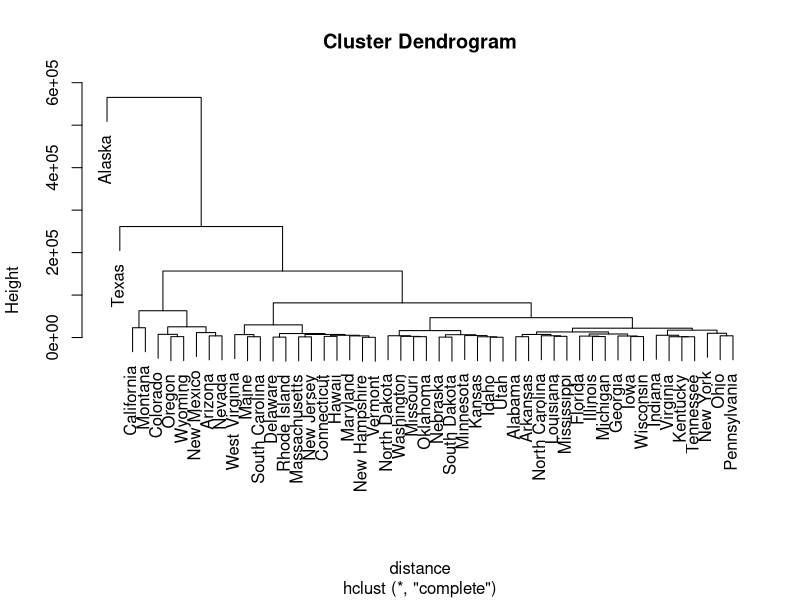
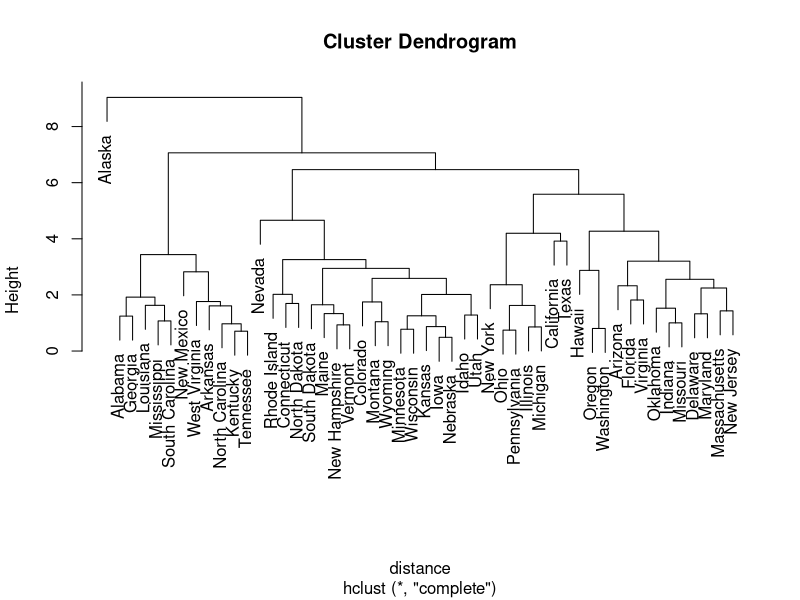
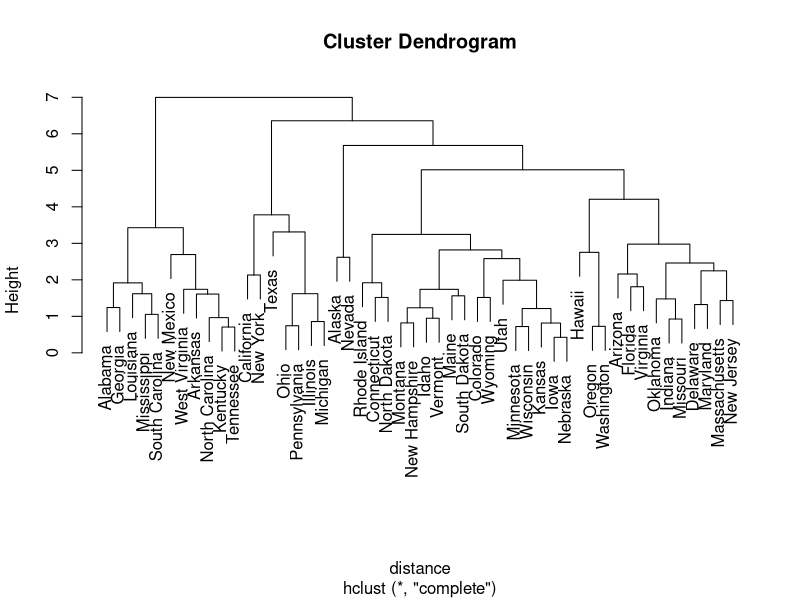
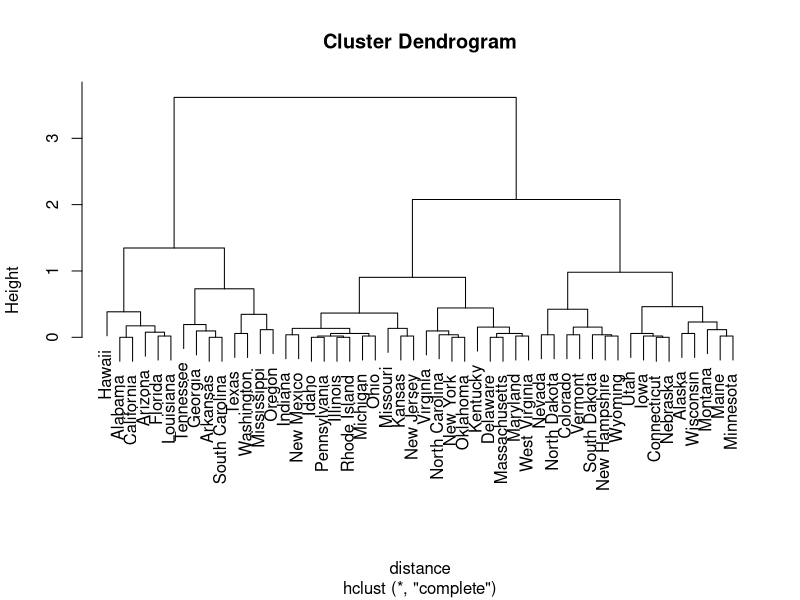
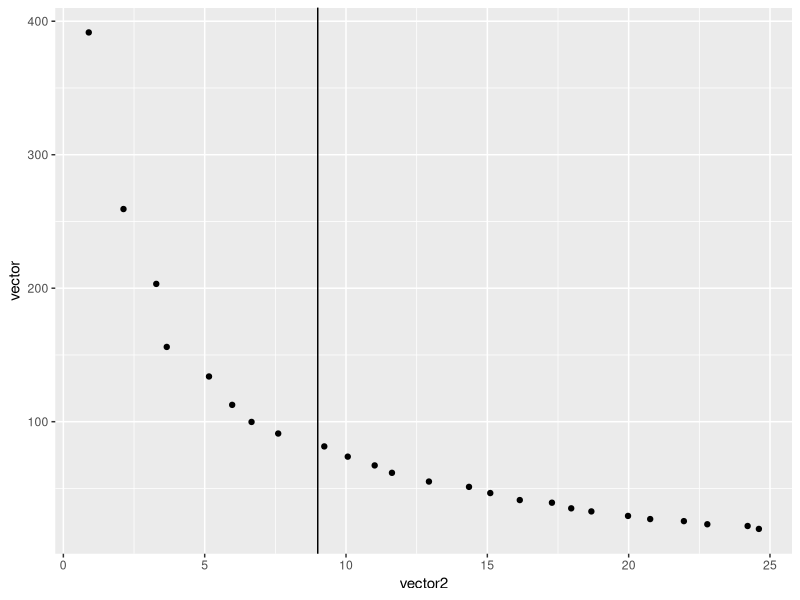

Write R code to recreate these figures, in order. (Note: this script raises an error after producing the figures.)
library(datasets)
myData = state.x77

getwd()
setwd("C:/Users/Chad/Desktop/450/Week 11")
write.csv(myData, file = "myData.csv")

library(tidyverse)
View(myData)

library(dplyr)
library(caret)
#for scaling
# Assuming goal class is column 10
distance = dist(as.matrix(myData))
hc = hclust(distance)
plot(hc)

preObj <- preProcess(myData, method=c("center", "scale"))
newData <- predict(preObj, myData)
distance = dist(as.matrix(newData))
hc = hclust(distance)
plot(hc)

myDataminArea <- newData[,1:7]
distance = dist(as.matrix(myDataminArea))
hc = hclust(distance)
plot(hc)

frost <- newData[,7]
distance = dist(as.matrix(frost))
hc = hclust(distance)
plot(hc)

#or this for scaling

data_scaled = scale(myData)

datCluster <- kmeans(data_scaled, 3, nstart = 20)

datCluster$centers

table(datCluster$cluster)

summary(datCluster)

vector <- integer(length(1:25))
vector2 <- integer(length(1:25))
for (i in 1:25) {
  datCluster <- kmeans(data_scaled, i, nstart = 20)
  vector[i] <- datCluster$tot.withinss
  vector2[i] <- i
}

df = data.frame(vector2,vector)

g <- ggplot( df, aes(vector2,vector))
g + geom_jitter()+
  geom_vline(xintercept = 9)

clusplot(data_scaled, datCluster$cluster, color = TRUE, shade = TRUE, labels = 2, lines = 0)


summary(datCluster$cluster)

sort(datCluster$cluster)
datCluster$centers

datCluster$cluster

datCluster$withinss
datCluster$tot.withinss

